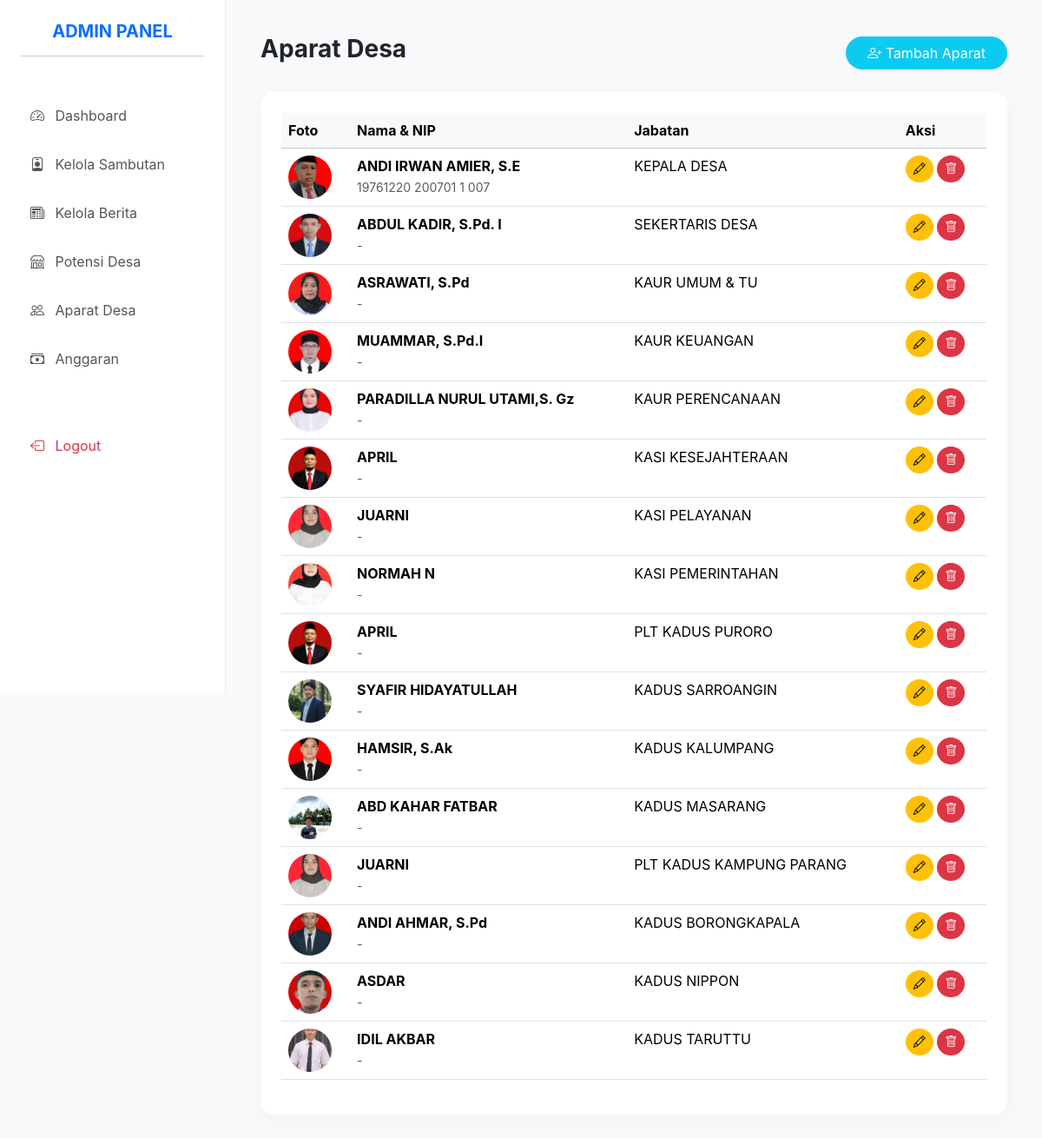
Screenshot of /admin/kelola_aparat.php (signed in) with the database file from the repository.
### tables this page shows
CREATE TABLE `tabel_aparat` (
  `id` int NOT NULL,
  `nama` varchar(255) NOT NULL,
  `nip` varchar(50) DEFAULT NULL,
  `jabatan` varchar(100) NOT NULL,
  `foto` varchar(255) NOT NULL,
  `urutan` int DEFAULT '0'
);

### admin/kelola_aparat.php (the view)
<?php include('components/header.php'); ?>
<?php include('components/sidebar.php'); ?>
<div class="d-flex justify-content-between align-items-center mb-4">
    <h3 class="fw-bold">Aparat Desa</h3>
    <a href="tambah_aparat.php" class="btn btn-info text-white rounded-pill px-4">
        <i class="bi bi-person-plus"></i> Tambah Aparat
    </a>
</div>
<div class="card stat-card p-4">
    <div class="table-responsive">
        <table class="table table-hover">
            <thead class="table-light">
                <tr>
                    <th>Foto</th>
                    <th>Nama & NIP</th>
                    <th>Jabatan</th>
                    <th>Aksi</th>
                </tr>
            </thead>
            <tbody>
                <?php
                $sql = mysqli_query($koneksi, "SELECT * FROM tabel_aparat");
                while($d = mysqli_fetch_array($sql)){
                ?>
                <tr>
                    <td><img src="../assets/img/team/<?php echo $d['foto']; ?>" width="50" height="50" class="rounded-circle object-fit-cover"></td>
                    <td>
                        <span class="fw-bold"><?php echo $d['nama']; ?></span><br>
                        <small class="text-muted"><?php echo $d['nip']; ?></small>
                    </td>
                    <td><?php echo $d['jabatan']; ?></td>
                    <td>
                        <a href="edit_aparat.php?id=<?php echo $d['id']; ?>" class="btn btn-sm btn-warning rounded-circle"><i class="bi bi-pencil"></i></a>
                        <a href="hapus_aparat.php?id=<?php echo $d['id']; ?>" class="btn btn-sm btn-danger rounded-circle" onclick="return confirm('Hapus?')"><i class="bi bi-trash"></i></a>
                    </td>
                </tr>
                <?php } ?>
            </tbody>
        </table>
    </div>
</div>
<?php include('components/footer.php'); ?>

### admin/components/header.php (style rules this page uses)
:root { --primary-color: #00BFFF; }
body { background-color: #f8f9fa; font-family: 'Inter', sans-serif; }
.stat-card { border: none; border-radius: 15px; box-shadow: 0 5px 20px rgba(0,0,0,0.03); }

### rows the page displays
tabel_aparat: foto (picture), nama "ANDI IRWAN AMIER, S.E", nip "19761220 200701 1 007", jabatan "KEPALA DESA"
tabel_aparat: foto (picture), nama "ABDUL KADIR, S.Pd. I", nip "-", jabatan "SEKERTARIS DESA"
tabel_aparat: foto (picture), nama "ASRAWATI, S.Pd", nip "-", jabatan "KAUR UMUM & TU"
tabel_aparat: foto (picture), nama "MUAMMAR, S.Pd.I", nip "-", jabatan "KAUR KEUANGAN"
tabel_aparat: foto (picture), nama "PARADILLA NURUL UTAMI,S. Gz", nip "-", jabatan "KAUR PERENCANAAN"
tabel_aparat: foto (picture), nama "APRIL", nip "-", jabatan "KASI KESEJAHTERAAN"
tabel_aparat: foto (picture), nama "JUARNI", nip "-", jabatan "KASI PELAYANAN"
tabel_aparat: foto (picture), nama "NORMAH N", nip "-", jabatan "KASI PEMERINTAHAN"
tabel_aparat: foto (picture), nama "APRIL", nip "-", jabatan "PLT KADUS PURORO"
tabel_aparat: foto (picture), nama "SYAFIR HIDAYATULLAH", nip "-", jabatan "KADUS SARROANGIN"
tabel_aparat: foto (picture), nama "HAMSIR, S.Ak", nip "-", jabatan "KADUS KALUMPANG"
tabel_aparat: foto (picture), nama "ABD KAHAR FATBAR", nip "-", jabatan "KADUS MASARANG"
tabel_aparat: foto (picture), nama "JUARNI", nip "-", jabatan "PLT KADUS KAMPUNG PARANG"
tabel_aparat: foto (picture), nama "ANDI AHMAR, S.Pd", nip "-", jabatan "KADUS BORONGKAPALA"
tabel_aparat: foto (picture), nama "ASDAR", nip "-", jabatan "KADUS NIPPON"
tabel_aparat: foto (picture), nama "IDIL AKBAR", nip "-", jabatan "KADUS TARUTTU"
